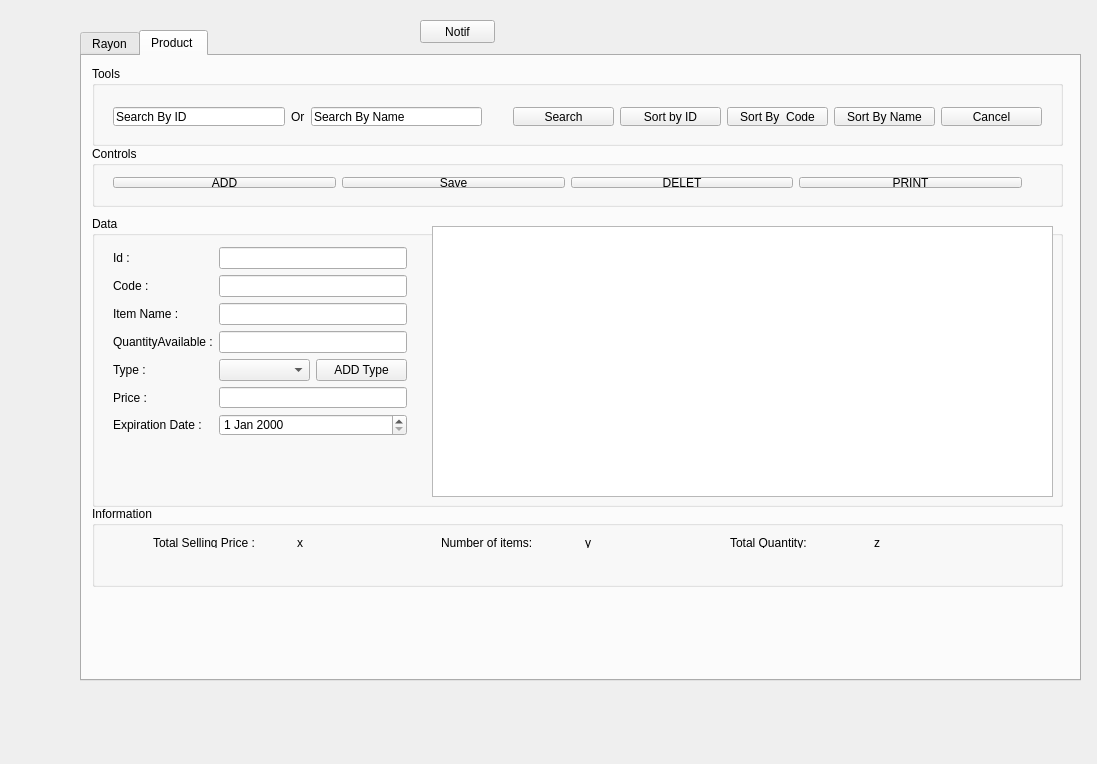
<?xml version="1.0" encoding="UTF-8"?>
<ui version="4.0">
 <class>Ray</class>
 <widget class="QWidget" name="Ray">
  <property name="geometry">
   <rect>
    <x>0</x>
    <y>0</y>
    <width>1097</width>
    <height>764</height>
   </rect>
  </property>
  <property name="windowTitle">
   <string>Ray</string>
  </property>
  <property name="styleSheet">
   <string notr="true"/>
  </property>
  <widget class="QTabWidget" name="tabWidget">
   <property name="geometry">
    <rect>
     <x>80</x>
     <y>30</y>
     <width>1001</width>
     <height>651</height>
    </rect>
   </property>
   <property name="currentIndex">
    <number>1</number>
   </property>
   <widget class="QWidget" name="tab">
    <attribute name="title">
     <string>Rayon</string>
    </attribute>
    <widget class="QGroupBox" name="groupBox_5">
     <property name="geometry">
      <rect>
       <x>10</x>
       <y>10</y>
       <width>651</width>
       <height>291</height>
      </rect>
     </property>
     <property name="title">
      <string>Schema - 2D </string>
     </property>
     <widget class="QLabel" name="label_29">
      <property name="geometry">
       <rect>
        <x>160</x>
        <y>30</y>
        <width>64</width>
        <height>64</height>
       </rect>
      </property>
      <property name="text">
       <string>TextLabel</string>
      </property>
     </widget>
     <widget class="QLabel" name="label_28">
      <property name="geometry">
       <rect>
        <x>160</x>
        <y>210</y>
        <width>64</width>
        <height>64</height>
       </rect>
      </property>
      <property name="text">
       <string>TextLabel</string>
      </property>
     </widget>
     <widget class="QLabel" name="label_16">
      <property name="geometry">
       <rect>
        <x>370</x>
        <y>110</y>
        <width>64</width>
        <height>64</height>
       </rect>
      </property>
      <property name="text">
       <string>TextLabel</string>
      </property>
     </widget>
     <widget class="QLabel" name="label_22">
      <property name="geometry">
       <rect>
        <x>470</x>
        <y>30</y>
        <width>64</width>
        <height>64</height>
       </rect>
      </property>
      <property name="text">
       <string>TextLabel</string>
      </property>
     </widget>
     <widget class="QLabel" name="label_19">
      <property name="geometry">
       <rect>
        <x>370</x>
        <y>210</y>
        <width>64</width>
        <height>64</height>
       </rect>
      </property>
      <property name="text">
       <string>TextLabel</string>
      </property>
     </widget>
     <widget class="QLabel" name="label_23">
      <property name="geometry">
       <rect>
        <x>260</x>
        <y>210</y>
        <width>64</width>
        <height>64</height>
       </rect>
      </property>
      <property name="text">
       <string>TextLabel</string>
      </property>
     </widget>
     <widget class="QLabel" name="label_26">
      <property name="geometry">
       <rect>
        <x>260</x>
        <y>110</y>
        <width>64</width>
        <height>64</height>
       </rect>
      </property>
      <property name="text">
       <string>TextLabel</string>
      </property>
     </widget>
     <widget class="QLabel" name="label_25">
      <property name="geometry">
       <rect>
        <x>160</x>
        <y>110</y>
        <width>64</width>
        <height>64</height>
       </rect>
      </property>
      <property name="text">
       <string>TextLabel</string>
      </property>
     </widget>
     <widget class="QLabel" name="label_24">
      <property name="geometry">
       <rect>
        <x>470</x>
        <y>110</y>
        <width>64</width>
        <height>64</height>
       </rect>
      </property>
      <property name="text">
       <string>TextLabel</string>
      </property>
     </widget>
     <widget class="QLabel" name="label_27">
      <property name="geometry">
       <rect>
        <x>470</x>
        <y>210</y>
        <width>64</width>
        <height>64</height>
       </rect>
      </property>
      <property name="text">
       <string>TextLabel</string>
      </property>
     </widget>
    </widget>
    <widget class="QGroupBox" name="groupBox_6">
     <property name="geometry">
      <rect>
       <x>10</x>
       <y>310</y>
       <width>971</width>
       <height>311</height>
      </rect>
     </property>
     <property name="title">
      <string>Mangement</string>
     </property>
     <widget class="QTabWidget" name="tabWidget_2">
      <property name="geometry">
       <rect>
        <x>10</x>
        <y>20</y>
        <width>951</width>
        <height>281</height>
       </rect>
      </property>
      <property name="currentIndex">
       <number>0</number>
      </property>
      <widget class="QWidget" name="tab_3">
       <attribute name="title">
        <string>Container</string>
       </attribute>
       <widget class="QTableView" name="tableView_2">
        <property name="geometry">
         <rect>
          <x>10</x>
          <y>40</y>
          <width>661</width>
          <height>201</height>
         </rect>
        </property>
       </widget>
       <widget class="QWidget" name="formLayoutWidget_2">
        <property name="geometry">
         <rect>
          <x>680</x>
          <y>40</y>
          <width>261</width>
          <height>201</height>
         </rect>
        </property>
        <layout class="QFormLayout" name="formLayout_2">
         <item row="0" column="0">
          <widget class="QLabel" name="label_15">
           <property name="text">
            <string>Container ID :    </string>
           </property>
          </widget>
         </item>
         <item row="0" column="1">
          <widget class="QLineEdit" name="lineEdit_3"/>
         </item>
         <item row="1" column="0">
          <widget class="QLabel" name="label_17">
           <property name="text">
            <string>Item ID :</string>
           </property>
          </widget>
         </item>
         <item row="2" column="0">
          <widget class="QLabel" name="label_20">
           <property name="text">
            <string>Price :</string>
           </property>
          </widget>
         </item>
         <item row="2" column="1">
          <widget class="QLineEdit" name="lineEdit_7"/>
         </item>
         <item row="3" column="0">
          <widget class="QLabel" name="label_18">
           <property name="text">
            <string>Max Quantity :</string>
           </property>
          </widget>
         </item>
         <item row="3" column="1">
          <widget class="QLineEdit" name="lineEdit_6"/>
         </item>
         <item row="4" column="0">
          <widget class="QLabel" name="label_21">
           <property name="text">
            <string>Alert :</string>
           </property>
          </widget>
         </item>
         <item row="4" column="1">
          <widget class="QLineEdit" name="lineEdit_4"/>
         </item>
         <item row="1" column="1">
          <widget class="QComboBox" name="comboBox"/>
         </item>
        </layout>
       </widget>
       <widget class="QWidget" name="layoutWidget">
        <property name="geometry">
         <rect>
          <x>0</x>
          <y>0</y>
          <width>941</width>
          <height>33</height>
         </rect>
        </property>
        <layout class="QHBoxLayout" name="horizontalLayout_9">
         <item>
          <widget class="QPushButton" name="pushButton_8">
           <property name="text">
            <string>ADD</string>
           </property>
          </widget>
         </item>
         <item>
          <widget class="QPushButton" name="pushButton_9">
           <property name="text">
            <string>SAVE</string>
           </property>
          </widget>
         </item>
         <item>
          <widget class="QPushButton" name="pushButton_10">
           <property name="text">
            <string>DELETE</string>
           </property>
          </widget>
         </item>
        </layout>
       </widget>
      </widget>
     </widget>
    </widget>
    <widget class="QGroupBox" name="groupBox_7">
     <property name="geometry">
      <rect>
       <x>670</x>
       <y>10</y>
       <width>311</width>
       <height>301</height>
      </rect>
     </property>
     <property name="title">
      <string>Notifications</string>
     </property>
     <widget class="QTableView" name="tableView">
      <property name="geometry">
       <rect>
        <x>10</x>
        <y>50</y>
        <width>291</width>
        <height>241</height>
       </rect>
      </property>
     </widget>
     <widget class="QWidget" name="layoutWidget">
      <property name="geometry">
       <rect>
        <x>10</x>
        <y>20</y>
        <width>291</width>
        <height>35</height>
       </rect>
      </property>
      <layout class="QHBoxLayout" name="horizontalLayout_8">
       <item>
        <widget class="QLineEdit" name="lineEdit_5">
         <property name="readOnly">
          <bool>true</bool>
         </property>
        </widget>
       </item>
       <item>
        <widget class="QPushButton" name="pushButton">
         <property name="text">
          <string>Delete</string>
         </property>
        </widget>
       </item>
       <item>
        <widget class="QPushButton" name="pushButton_7">
         <property name="text">
          <string>Logs</string>
         </property>
        </widget>
       </item>
      </layout>
     </widget>
    </widget>
   </widget>
   <widget class="QWidget" name="tab_2">
    <attribute name="title">
     <string>Product </string>
    </attribute>
    <widget class="QGroupBox" name="groupBox">
     <property name="geometry">
      <rect>
       <x>10</x>
       <y>10</y>
       <width>971</width>
       <height>80</height>
      </rect>
     </property>
     <property name="title">
      <string>Tools</string>
     </property>
     <widget class="QWidget" name="horizontalLayoutWidget">
      <property name="geometry">
       <rect>
        <x>10</x>
        <y>30</y>
        <width>391</width>
        <height>41</height>
       </rect>
      </property>
      <layout class="QHBoxLayout" name="horizontalLayout">
       <item>
        <widget class="QLineEdit" name="lineEdit">
         <property name="text">
          <string>Search By ID</string>
         </property>
        </widget>
       </item>
       <item>
        <widget class="QLabel" name="label">
         <property name="text">
          <string>Or</string>
         </property>
        </widget>
       </item>
       <item>
        <widget class="QLineEdit" name="lineEdit_2">
         <property name="text">
          <string>Search By Name</string>
         </property>
        </widget>
       </item>
      </layout>
     </widget>
     <widget class="QWidget" name="horizontalLayoutWidget_2">
      <property name="geometry">
       <rect>
        <x>410</x>
        <y>30</y>
        <width>551</width>
        <height>41</height>
       </rect>
      </property>
      <layout class="QHBoxLayout" name="horizontalLayout_2">
       <item>
        <widget class="QPushButton" name="Serach_Btn">
         <property name="text">
          <string>Search</string>
         </property>
        </widget>
       </item>
       <item>
        <widget class="QPushButton" name="pushButton_3">
         <property name="text">
          <string>Sort by ID</string>
         </property>
        </widget>
       </item>
       <item>
        <widget class="QPushButton" name="pushButton_4">
         <property name="text">
          <string>Sort By  Code</string>
         </property>
        </widget>
       </item>
       <item>
        <widget class="QPushButton" name="pushButton_5">
         <property name="text">
          <string>Sort By Name</string>
         </property>
        </widget>
       </item>
       <item>
        <widget class="QPushButton" name="pushButton_2">
         <property name="text">
          <string>Cancel</string>
         </property>
        </widget>
       </item>
      </layout>
     </widget>
    </widget>
    <widget class="QGroupBox" name="groupBox_3">
     <property name="geometry">
      <rect>
       <x>10</x>
       <y>450</y>
       <width>971</width>
       <height>81</height>
      </rect>
     </property>
     <property name="title">
      <string>Information </string>
     </property>
     <widget class="QWidget" name="layoutWidget">
      <property name="geometry">
       <rect>
        <x>50</x>
        <y>20</y>
        <width>881</width>
        <height>33</height>
       </rect>
      </property>
      <layout class="QHBoxLayout" name="horizontalLayout_4">
       <item>
        <widget class="QLabel" name="label_2">
         <property name="text">
          <string>Total Selling Price :</string>
         </property>
        </widget>
       </item>
       <item>
        <widget class="QLabel" name="label_3">
         <property name="text">
          <string>x</string>
         </property>
        </widget>
       </item>
       <item>
        <widget class="QLabel" name="label_4">
         <property name="text">
          <string>Number of items:</string>
         </property>
        </widget>
       </item>
       <item>
        <widget class="QLabel" name="label_5">
         <property name="text">
          <string>y</string>
         </property>
        </widget>
       </item>
       <item>
        <widget class="QLabel" name="label_13">
         <property name="text">
          <string>Total Quantity:</string>
         </property>
        </widget>
       </item>
       <item>
        <widget class="QLabel" name="label_14">
         <property name="text">
          <string>z</string>
         </property>
        </widget>
       </item>
      </layout>
     </widget>
    </widget>
    <widget class="QGroupBox" name="groupBox_2">
     <property name="geometry">
      <rect>
       <x>10</x>
       <y>90</y>
       <width>971</width>
       <height>61</height>
      </rect>
     </property>
     <property name="title">
      <string>Controls </string>
     </property>
     <widget class="QWidget" name="horizontalLayoutWidget_3">
      <property name="geometry">
       <rect>
        <x>10</x>
        <y>20</y>
        <width>931</width>
        <height>33</height>
       </rect>
      </property>
      <layout class="QHBoxLayout" name="horizontalLayout_3">
       <item>
        <widget class="QPushButton" name="Btn_Add">
         <property name="text">
          <string>ADD</string>
         </property>
        </widget>
       </item>
       <item>
        <widget class="QPushButton" name="Btn_Save">
         <property name="text">
          <string>Save</string>
         </property>
        </widget>
       </item>
       <item>
        <widget class="QPushButton" name="Btn_Del">
         <property name="text">
          <string>DELET</string>
         </property>
        </widget>
       </item>
       <item>
        <widget class="QPushButton" name="Btn_Print">
         <property name="text">
          <string>PRINT</string>
         </property>
        </widget>
       </item>
      </layout>
     </widget>
    </widget>
    <widget class="QGroupBox" name="groupBox_4">
     <property name="geometry">
      <rect>
       <x>10</x>
       <y>160</y>
       <width>971</width>
       <height>291</height>
      </rect>
     </property>
     <property name="title">
      <string>Data</string>
     </property>
     <widget class="QTableView" name="Tab_Prod">
      <property name="geometry">
       <rect>
        <x>340</x>
        <y>10</y>
        <width>621</width>
        <height>271</height>
       </rect>
      </property>
     </widget>
     <widget class="QWidget" name="formLayoutWidget">
      <property name="geometry">
       <rect>
        <x>10</x>
        <y>20</y>
        <width>316</width>
        <height>211</height>
       </rect>
      </property>
      <layout class="QFormLayout" name="formLayout">
       <item row="0" column="0">
        <widget class="QLabel" name="label_6">
         <property name="text">
          <string>Id : </string>
         </property>
        </widget>
       </item>
       <item row="0" column="1">
        <widget class="QLineEdit" name="box_id">
         <property name="readOnly">
          <bool>true</bool>
         </property>
        </widget>
       </item>
       <item row="1" column="0">
        <widget class="QLabel" name="label_7">
         <property name="text">
          <string>Code : </string>
         </property>
        </widget>
       </item>
       <item row="1" column="1">
        <widget class="QLineEdit" name="box_code"/>
       </item>
       <item row="2" column="0">
        <widget class="QLabel" name="label_8">
         <property name="text">
          <string>Item Name :</string>
         </property>
        </widget>
       </item>
       <item row="2" column="1">
        <widget class="QLineEdit" name="box_name"/>
       </item>
       <item row="3" column="0">
        <widget class="QLabel" name="label_9">
         <property name="text">
          <string>QuantityAvailable :</string>
         </property>
        </widget>
       </item>
       <item row="3" column="1">
        <widget class="QLineEdit" name="box_quantity"/>
       </item>
       <item row="4" column="0">
        <widget class="QLabel" name="label_10">
         <property name="text">
          <string>Type :</string>
         </property>
        </widget>
       </item>
       <item row="6" column="0">
        <widget class="QLabel" name="label_11">
         <property name="text">
          <string>Price :</string>
         </property>
        </widget>
       </item>
       <item row="6" column="1">
        <widget class="QLineEdit" name="box_price"/>
       </item>
       <item row="7" column="0">
        <widget class="QLabel" name="label_12">
         <property name="text">
          <string>Expiration Date :</string>
         </property>
        </widget>
       </item>
       <item row="7" column="1">
        <widget class="QDateEdit" name="dateEdit"/>
       </item>
       <item row="4" column="1">
        <layout class="QHBoxLayout" name="horizontalLayout_6">
         <item>
          <widget class="QComboBox" name="comboBox_type"/>
         </item>
         <item>
          <widget class="QPushButton" name="pushButton_6">
           <property name="text">
            <string>ADD Type</string>
           </property>
          </widget>
         </item>
        </layout>
       </item>
      </layout>
     </widget>
    </widget>
   </widget>
  </widget>
  <widget class="QPushButton" name="pushButton_11">
   <property name="geometry">
    <rect>
     <x>420</x>
     <y>20</y>
     <width>75</width>
     <height>23</height>
    </rect>
   </property>
   <property name="text">
    <string>Notif</string>
   </property>
  </widget>
 </widget>
 <layoutdefault spacing="6" margin="11"/>
 <resources/>
 <connections/>
</ui>
